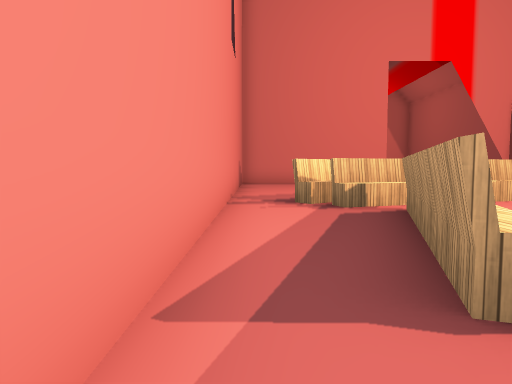
View 1 (above)

17 first-person views from a walk through a scene from a Unity 3-D project. The camera is 1.4 m above the floor, tilts 4° down and sees 70° across. The floor is counted in squares, 2 m on a side. Each view is taken from the middle of a square. On the plan, view 1 faces up. The plan holds only what a view shows up to about 11 squares ahead; the rest is blank. The place goes on beyond the plan. Some surface patterns are stand-ins.

View 2
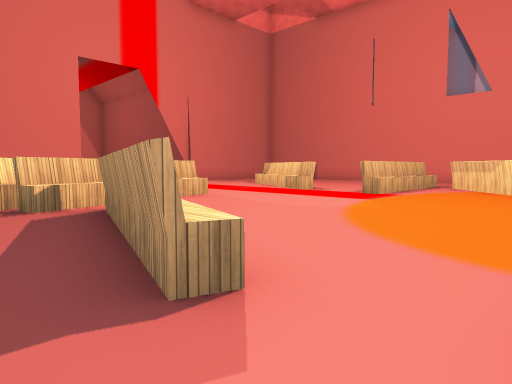

View 3
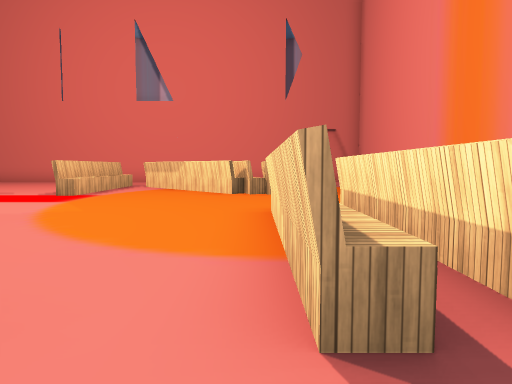

View 4
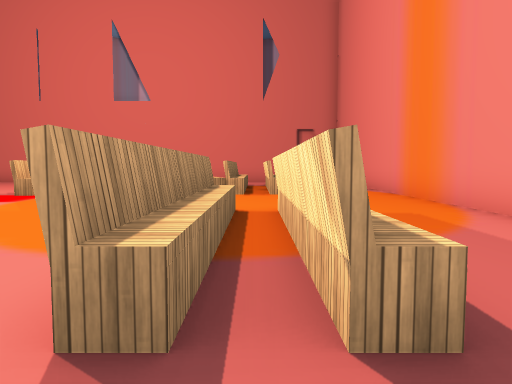

View 5
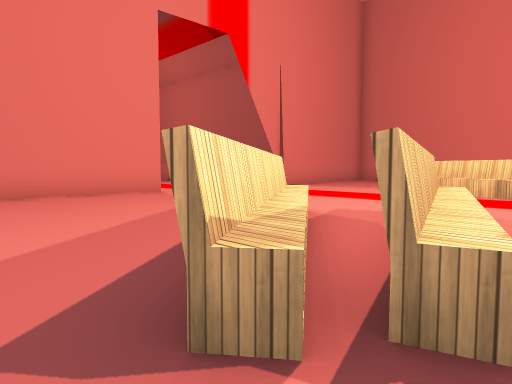

View 6
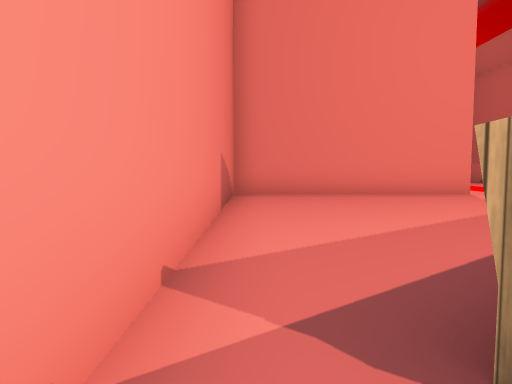

View 7
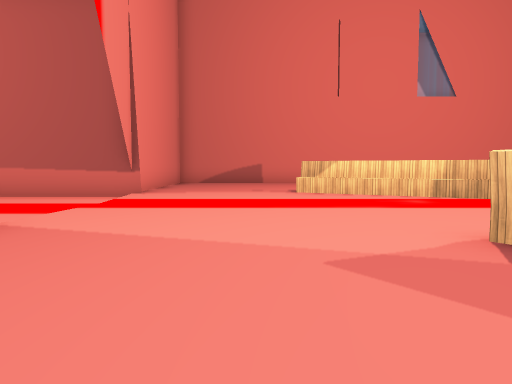

View 8
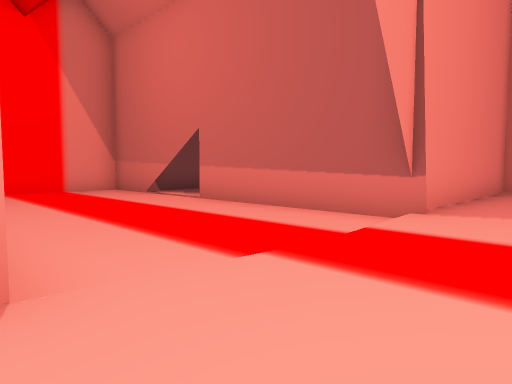

View 9
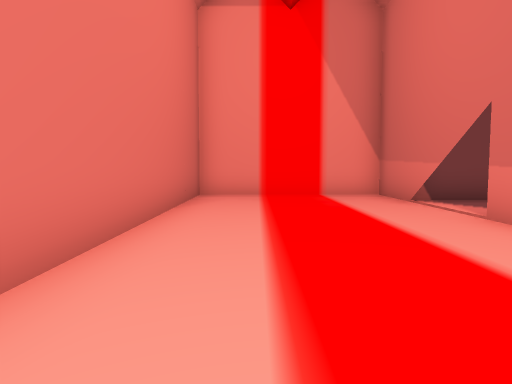

View 10
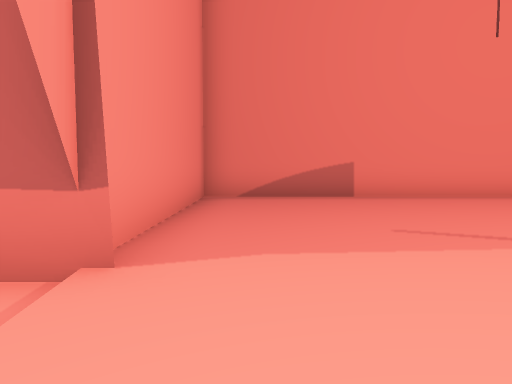

View 11
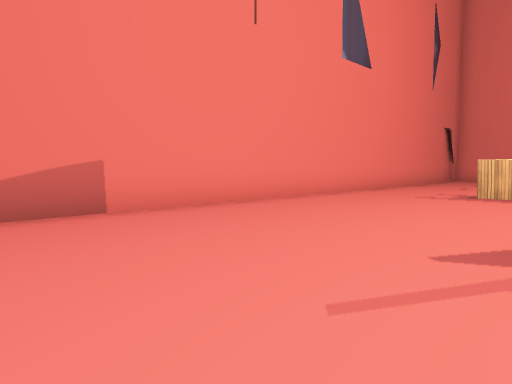

View 12
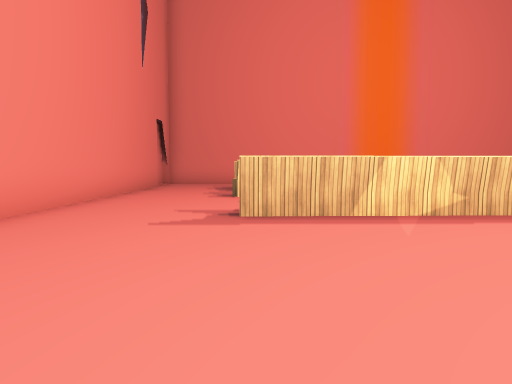

View 13
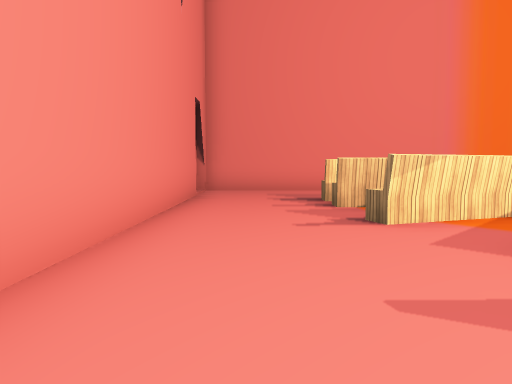

View 14
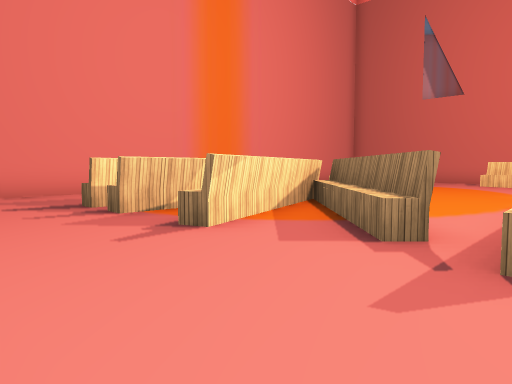

View 15
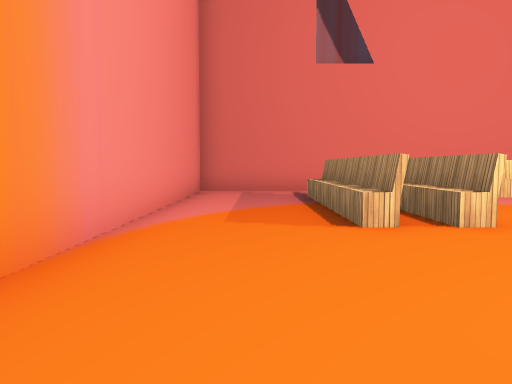

View 16
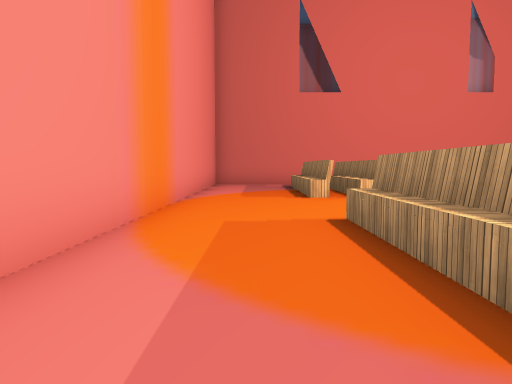

View 17
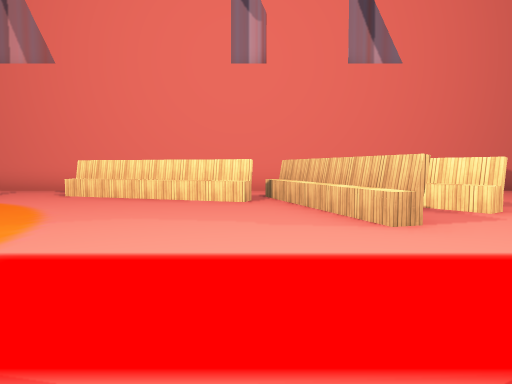

### Floor plan
Key: @ floor where view 1 was taken; # wall or solid block; . main floor; - floor 0.25 m lower than the main floor; / step, stairs or slope; = window, fence, low wall or low ledge; ^ raised ledge; v drop or lower ground.
Columns run from 1 left of view 1 to 17 right of it. Each row starts with its distance up from view 1.
 26       #######
 25       #-----#
 24       #-----##
 23       #-----#.
 22       #-----#.
 21       #-----.
 20       #-----#
 19       #-----#
 18       #-----#
 17       #-----#
 16 #######-----#######
 15 #......////#v.....#
 14 #.................#
 13 #.................#
 12 #.................#
 11 #.................#
 10 #...........^.....#
  9 #...#^.....^#.....#
  8 #..#^##....#......#
  7 #.^^^^....^#......#
  6 #..##.............#
  5 #..^......####^...#
  4 #..^..............#
  3 #.#^........##....#
  2 #.#.........#.....#
  1 #..........#^^^...#
  0 #@.^^^^...##^##...#
 -1 #..^##^...####^...#
 -2 #.........=.......#
 -3 #.................#
 -4 #.................#
 -5 ###################

Positions as (right, up) in squares from view 1, and headings:
1: (0, 0), facing up
2: (0, 0), facing up-right
3: (0, 0), facing right
4: (0, -1), facing right
5: (0, 6), facing up-right
6: (0, 6), facing up
7: (1, 12), facing right
8: (5, 13), facing up-right
9: (7, 15), facing up
10: (8, 14), facing right
11: (11, 14), facing down-right
12: (13, 10), facing down
13: (15, 6), facing down
14: (16, 5), facing down-left
15: (10, -3), facing left
16: (14, -3), facing left
17: (10, 6), facing left
